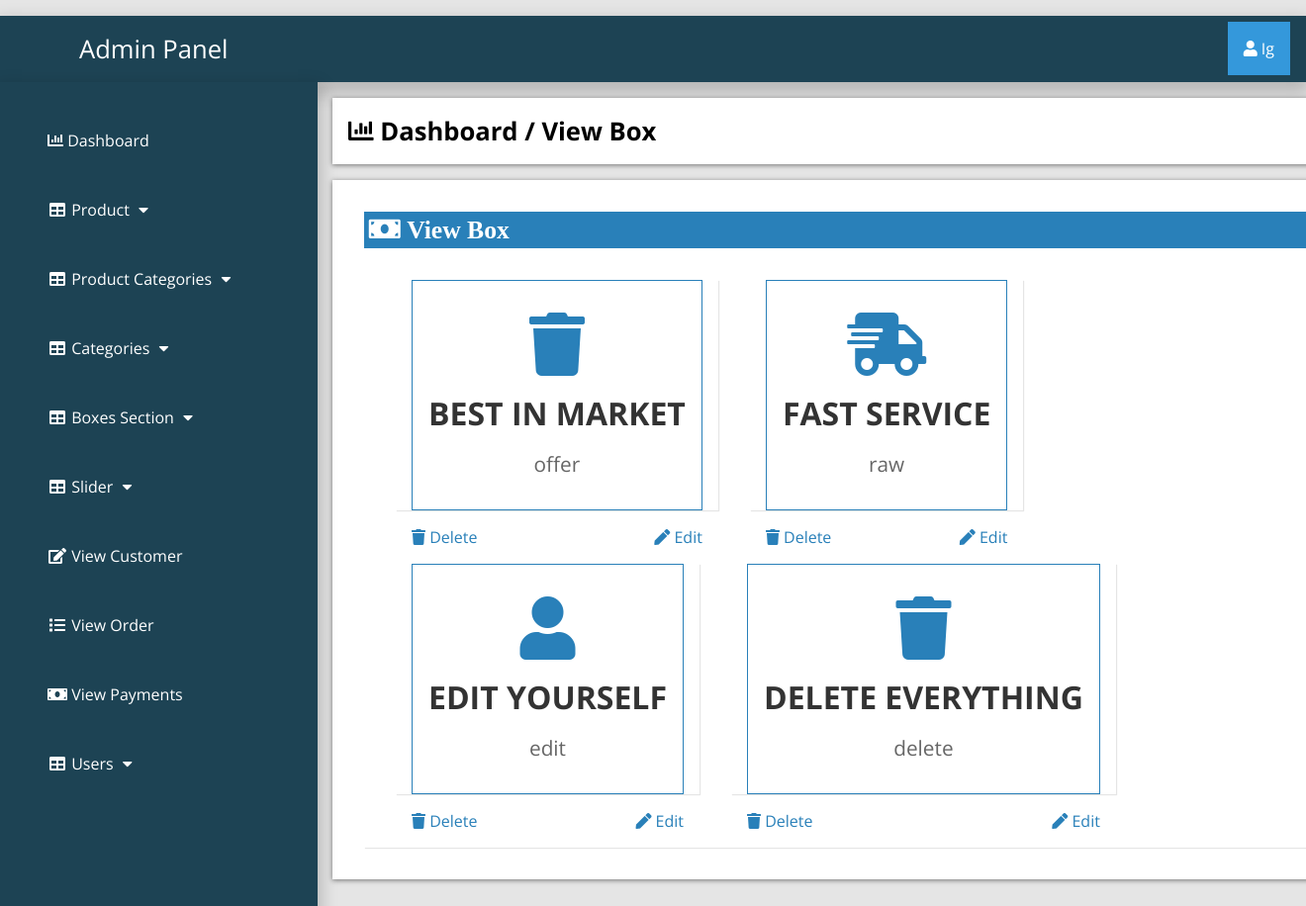
/admin_area/index.php?view_box (signed in), run on the app's committed database.
### tables this page shows
CREATE TABLE `boxes_section` (
  `box_id` int(100) NOT NULL,
  `box_icon` varchar(100) NOT NULL,
  `box_title` varchar(255) NOT NULL,
  `box_desc` varchar(255) NOT NULL
);

### admin_area/view_box.php (the view, shortened to what this page needs)
<?php
if (!isset($_SESSION['admin_email'])){
  echo "<script>window.open('login.php','_self')</script>";
  }else{
?>
<div class="row">
	<div class="col-lg-12">
		<div class="breadcrump">
			<li class="active">
				<i class="fa fa-bar-chart"></i>
				Dashboard / View Box
			</li>
		</div>
	</div>
</div>
<div class="row">
	<div class="col-lg-12">
		<div class="panel panel-default">
			<div class="panel-heading">
				<h3 class="panel-title">
					<i class="fa fa-money fa-fw"> View Box </i>
				</h3>
			</div>
<div class="panel-body">
	<?php
         $get_boxes="select * from boxes_section";
         $run=mysqli_query($con,$get_boxes);
         while ($row=mysqli_fetch_array($run)) {
         	$box_id=$row['box_id'];
         	$box_icon=$row['box_icon'];
         	$box_title=$row['box_title'];
         	$box_desc=$row['box_desc'];
	  ?>
	  <div class="col-lg-4 col-md-4">
	  	<div class="panel panel-primary">
	  	  <div class="icons">
        <i class="<?php echo $box_icon; ?>"></i>
	  			<h3 class="panel-title" align="left">
	  				<?php echo $box_title; ?>
	  			</h3>
	  			<p><?php echo $box_desc ?></p>
	  		</div>
	  		<div class="panel-footer">
	  			<a href="index.php?delete_box=<?php echo $box_id; ?>" class="pull-left">
	  				<i class="fa fa-trash"></i> Delete
	  			</a>
	  			<a href="index.php?edit_box=<?php echo $box_id; ?>" class="pull-right">
	  				<i class="fa fa-pen"></i> Edit
	  			</a>
	  		</div>
	  	</div>
	  </div>
 <?php } ?>
	</div>
	</div>
</div>
<?php } ?>

### admin_area/includes/sidebar.php (shortened to what this page needs)
<?php
if (!isset($_SESSION['admin_email'])){
  echo "<script>window.open('login.php','_self')</script>";
  }else{
?>
<nav class="navbar navbar-inverse navbar-fixed-top" >
	<div class="navbar-header">
		<a href="index.php?dashboard" class="navbar-brand"><span>Admin Panel</span></a>
	</div>
		<div class="dropdown">
		 <button onclick="myFunction()" class="dropbtn"><i class="fa fa-user"></i> <?php echo $admin_name; ?></a></button>
		</div>
	<div class="collapse navbar-collapse navbar-ex1-collapse">
	<ul class="nav navbar-nav side-nav">
  <li>
    <a href="index.php?dashboard"><i class="fa fa-bar-chart"></i> Dashboard</a>
  </li>
  <li class="button-dropdown" id="#products">
    <a href="#" class="dropdown-toggle" data-toggle="collapse" data-target="#products"><i class="fa fa-fw fa-table"></i> Product <i class="fa fa-fw fa-caret-down"></i></a>
  </li>
  <li class="button-dropdown" id="#products_cat">
    <a href="#" class="dropdown-toggle" data-toggle="collapse" data-target="#products_cat"><i class="fa fa-fw fa-table"></i> Product Categories <i class="fa fa-fw fa-caret-down"></i></a>
  </li>
  <li class="button-dropdown" id="#category">
    <a href="#" class="dropdown-toggle" data-toggle="collapse" data-target="#category"><i class="fa fa-fw fa-table"></i> Categories <i class="fa fa-fw fa-caret-down"></i></a>
  </li>
<li class="button-dropdown" >
  <a href="#" class="dropdown-toggle" data-toggle="collapse" data-target="#boxes">
    <i class="fa fa-fw fa-table"></i> Boxes Section <i class="fa fa-fw fa-caret-down"></i>
  </a>
</li>
  <li class="button-dropdown">
    <a href="#" class="dropdown-toggle" data-toggle="collapse" data-target="#slider"><i class="fa fa-fw fa-table"></i>  Slider <i class="fa fa-fw fa-caret-down"></i></a>
  </li>
  <li>
  	<a href="index.php?view_customer">
  		<i class="fa fa-fw fa-edit"></i> View Customer
  	</a>
  </li>
  <li>
  	<a href="index.php?view_order">
  		<i class="fa fa-fw fa-list"></i> View Order
  	</a>
  </li>
  <li>
  	<a href="index.php?view_payments">
  		<i class="fa fa-fw fa-money"></i> View Payments
  	</a>
  </li>
  <li class="button-dropdown">
    <a href="#" class="dropdown-toggle" data-toggle="collapse" data-target="#users"><i class="fa fa-fw fa-table"></i>  Users <i class="fa fa-fw fa-caret-down"></i></a>
  </li>
</ul>
</div>
</nav>
<?php } ?>

### admin_area/css/style.css (style rules this page uses)
:root { --blue:#2980b9; }
body { margin-top: ; }
* { font-family: 'Open Sans', sans-serif; margin:0; padding:0; box-sizing: border-box; text-decoration: none; transition: all .2s cubic-bezier(.37,1.14,.26,1.24); }
html { background-color: rgba(0,0,0,.1); }
.navbar-fixed-top { background:#1d4354; padding: 1rem; margin-top: 1rem; box-shadow: 0px 8px 16px 4px rgba(0,0,0,0.2); margin-left: ; margin-right: ; }
.navbar-fixed-top a span { margin-left: 4rem; }
.navbar-fixed-top .navbar-brand { font-size: 1.6rem; color: #ffffff; }
.dropbtn { background-color: #3498DB; color: white; padding: 16px; font-size: 16px; border: none; cursor: pointer; }
.dropdown { position: relative; display: inline-block; float: right; margin-top: -2.8rem; }
.nav { position: absolute; top: 51px; margin-top: 32px; width: auto; height: 110%; border-radius: 0; display: block; background-color: #1d4354; bottom: 0; overflow: hidden; padding-bottom: 40px; box-shadow: 0px 8px 16px 4px rgba(0,0,0,0.2); margin-left: -1rem; }
.nav>li>a { width: 225px; display: block; color: #ffffff; margin: 3rem; }
.row { width: 81.2%; background-color: #ffffff; margin: auto; margin-left: 21rem; margin-top: 1rem; padding: 1rem; display: ; }
.panel { text-align: left; box-shadow: 1px 1px 1px 0px rgba(0.1,0.1,0.1,0.1); margin: 1rem; background-color: #ffffff; padding: rem; }
.panel-footer { box-shadow: 1px 1px 1px 0px rgba(0.1,0.1,0.1,0.1); font-size: 1rem; margin: 1rem; }
.panel-primary a { color: #2980b9; }
.panel-heading .panel-title { background-color: #2980b9; color: #ffffff; padding: .3rem; }
.breadcrump .active { font-weight: bold; font-size: 1.6rem; }
.row { list-style: none; box-shadow: 0 1px 5px rgba(0, 0, 0, 0.5); }
.row .fa-money { font-size: 1.6rem; width: 50%; text-align: left; }
.panel-body { display: flex; align-items: center; justify-content: left; padding: 1rem; flex-wrap: wrap; }
.icons { flex:1 1 25rem; padding:1rem; margin:1rem; text-align: center; border:.1rem solid var(--blue); }
.icons i { color:var(--blue); font-size: 4rem; padding:1rem 0; }
.icons h3 { color:#333; font-size: 2rem; }
.icons p { color:#666; font-size: 1.3rem; padding:1rem 0; }

### data on the page
boxes_section: box_title "BEST IN MARKET", box_desc "offer"
boxes_section: box_title "FAST SERVICE", box_desc "raw"
boxes_section: box_title "EDIT YOURSELF", box_desc "edit"
boxes_section: box_title "DELETE EVERYTHING", box_desc "delete"

### other printed values
$admin_name "Ig"
